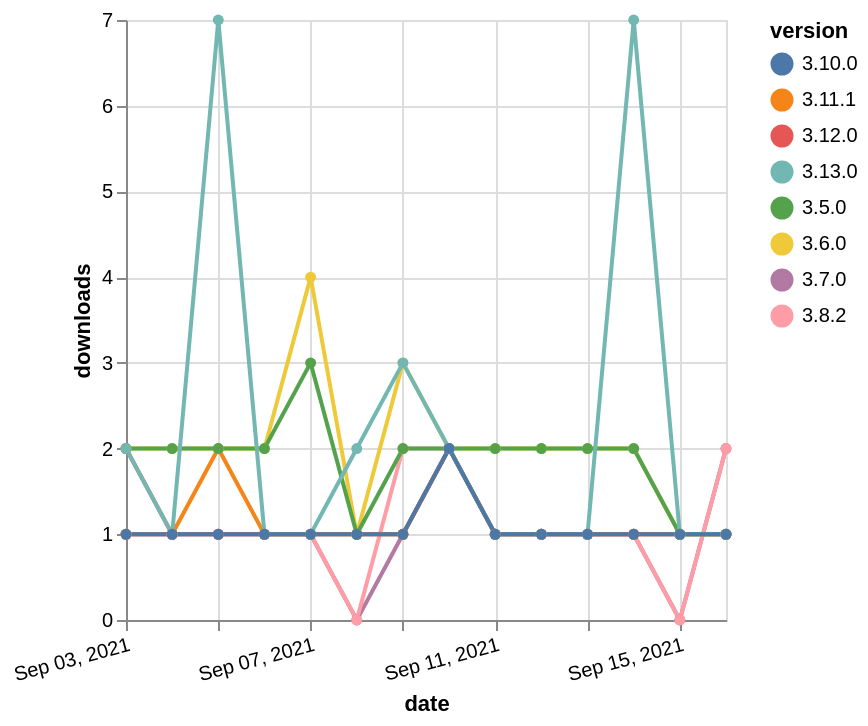

Vega-Lite specification for this chart:
### Vega-Lite specification from a JSON file in a GitHub repository (floating-point values rounded to 4 significant figures)
{"$schema": "https://vega.github.io/schema/vega-lite/v5.json", "description": "A simple bar chart with embedded data.", "data": {"values": [{"date": "2021-09-03", "total": 286, "delta": 1, "version": "3.7.0"}, {"date": "2021-09-04", "total": 287, "delta": 1, "version": "3.7.0"}, {"date": "2021-09-05", "total": 288, "delta": 1, "version": "3.7.0"}, {"date": "2021-09-06", "total": 289, "delta": 1, "version": "3.7.0"}, {"date": "2021-09-07", "total": 290, "delta": 1, "version": "3.7.0"}, {"date": "2021-09-08", "total": 290, "delta": 0, "version": "3.7.0"}, {"date": "2021-09-09", "total": 291, "delta": 1, "version": "3.7.0"}, {"date": "2021-09-10", "total": 293, "delta": 2, "version": "3.7.0"}, {"date": "2021-09-11", "total": 294, "delta": 1, "version": "3.7.0"}, {"date": "2021-09-12", "total": 295, "delta": 1, "version": "3.7.0"}, {"date": "2021-09-13", "total": 296, "delta": 1, "version": "3.7.0"}, {"date": "2021-09-14", "total": 297, "delta": 1, "version": "3.7.0"}, {"date": "2021-09-15", "total": 297, "delta": 0, "version": "3.7.0"}, {"date": "2021-09-16", "total": 299, "delta": 2, "version": "3.7.0"}, {"date": "2021-09-03", "total": 406, "delta": 1, "version": "3.8.2"}, {"date": "2021-09-04", "total": 407, "delta": 1, "version": "3.8.2"}, {"date": "2021-09-05", "total": 408, "delta": 1, "version": "3.8.2"}, {"date": "2021-09-06", "total": 409, "delta": 1, "version": "3.8.2"}, {"date": "2021-09-07", "total": 410, "delta": 1, "version": "3.8.2"}, {"date": "2021-09-08", "total": 410, "delta": 0, "version": "3.8.2"}, {"date": "2021-09-09", "total": 412, "delta": 2, "version": "3.8.2"}, {"date": "2021-09-10", "total": 414, "delta": 2, "version": "3.8.2"}, {"date": "2021-09-11", "total": 415, "delta": 1, "version": "3.8.2"}, {"date": "2021-09-12", "total": 416, "delta": 1, "version": "3.8.2"}, {"date": "2021-09-13", "total": 417, "delta": 1, "version": "3.8.2"}, {"date": "2021-09-14", "total": 418, "delta": 1, "version": "3.8.2"}, {"date": "2021-09-15", "total": 418, "delta": 0, "version": "3.8.2"}, {"date": "2021-09-16", "total": 420, "delta": 2, "version": "3.8.2"}, {"date": "2021-09-03", "total": 224, "delta": 2, "version": "3.12.0"}, {"date": "2021-09-04", "total": 225, "delta": 1, "version": "3.12.0"}, {"date": "2021-09-05", "total": 226, "delta": 1, "version": "3.12.0"}, {"date": "2021-09-06", "total": 227, "delta": 1, "version": "3.12.0"}, {"date": "2021-09-07", "total": 228, "delta": 1, "version": "3.12.0"}, {"date": "2021-09-08", "total": 229, "delta": 1, "version": "3.12.0"}, {"date": "2021-09-09", "total": 230, "delta": 1, "version": "3.12.0"}, {"date": "2021-09-10", "total": 232, "delta": 2, "version": "3.12.0"}, {"date": "2021-09-11", "total": 233, "delta": 1, "version": "3.12.0"}, {"date": "2021-09-12", "total": 234, "delta": 1, "version": "3.12.0"}, {"date": "2021-09-13", "total": 235, "delta": 1, "version": "3.12.0"}, {"date": "2021-09-14", "total": 236, "delta": 1, "version": "3.12.0"}, {"date": "2021-09-15", "total": 237, "delta": 1, "version": "3.12.0"}, {"date": "2021-09-16", "total": 238, "delta": 1, "version": "3.12.0"}, {"date": "2021-09-03", "total": 169, "delta": 1, "version": "3.11.1"}, {"date": "2021-09-04", "total": 170, "delta": 1, "version": "3.11.1"}, {"date": "2021-09-05", "total": 172, "delta": 2, "version": "3.11.1"}, {"date": "2021-09-06", "total": 173, "delta": 1, "version": "3.11.1"}, {"date": "2021-09-07", "total": 174, "delta": 1, "version": "3.11.1"}, {"date": "2021-09-08", "total": 175, "delta": 1, "version": "3.11.1"}, {"date": "2021-09-09", "total": 176, "delta": 1, "version": "3.11.1"}, {"date": "2021-09-10", "total": 178, "delta": 2, "version": "3.11.1"}, {"date": "2021-09-11", "total": 179, "delta": 1, "version": "3.11.1"}, {"date": "2021-09-12", "total": 180, "delta": 1, "version": "3.11.1"}, {"date": "2021-09-13", "total": 181, "delta": 1, "version": "3.11.1"}, {"date": "2021-09-14", "total": 182, "delta": 1, "version": "3.11.1"}, {"date": "2021-09-15", "total": 183, "delta": 1, "version": "3.11.1"}, {"date": "2021-09-16", "total": 184, "delta": 1, "version": "3.11.1"}, {"date": "2021-09-03", "total": 2441, "delta": 2, "version": "3.6.0"}, {"date": "2021-09-04", "total": 2443, "delta": 2, "version": "3.6.0"}, {"date": "2021-09-05", "total": 2445, "delta": 2, "version": "3.6.0"}, {"date": "2021-09-06", "total": 2447, "delta": 2, "version": "3.6.0"}, {"date": "2021-09-07", "total": 2451, "delta": 4, "version": "3.6.0"}, {"date": "2021-09-08", "total": 2452, "delta": 1, "version": "3.6.0"}, {"date": "2021-09-09", "total": 2455, "delta": 3, "version": "3.6.0"}, {"date": "2021-09-10", "total": 2457, "delta": 2, "version": "3.6.0"}, {"date": "2021-09-11", "total": 2459, "delta": 2, "version": "3.6.0"}, {"date": "2021-09-12", "total": 2461, "delta": 2, "version": "3.6.0"}, {"date": "2021-09-13", "total": 2463, "delta": 2, "version": "3.6.0"}, {"date": "2021-09-14", "total": 2465, "delta": 2, "version": "3.6.0"}, {"date": "2021-09-15", "total": 2466, "delta": 1, "version": "3.6.0"}, {"date": "2021-09-16", "total": 2467, "delta": 1, "version": "3.6.0"}, {"date": "2021-09-03", "total": 2294, "delta": 2, "version": "3.5.0"}, {"date": "2021-09-04", "total": 2296, "delta": 2, "version": "3.5.0"}, {"date": "2021-09-05", "total": 2298, "delta": 2, "version": "3.5.0"}, {"date": "2021-09-06", "total": 2300, "delta": 2, "version": "3.5.0"}, {"date": "2021-09-07", "total": 2303, "delta": 3, "version": "3.5.0"}, {"date": "2021-09-08", "total": 2304, "delta": 1, "version": "3.5.0"}, {"date": "2021-09-09", "total": 2306, "delta": 2, "version": "3.5.0"}, {"date": "2021-09-10", "total": 2308, "delta": 2, "version": "3.5.0"}, {"date": "2021-09-11", "total": 2310, "delta": 2, "version": "3.5.0"}, {"date": "2021-09-12", "total": 2312, "delta": 2, "version": "3.5.0"}, {"date": "2021-09-13", "total": 2314, "delta": 2, "version": "3.5.0"}, {"date": "2021-09-14", "total": 2316, "delta": 2, "version": "3.5.0"}, {"date": "2021-09-15", "total": 2317, "delta": 1, "version": "3.5.0"}, {"date": "2021-09-16", "total": 2318, "delta": 1, "version": "3.5.0"}, {"date": "2021-09-03", "total": 143, "delta": 2, "version": "3.13.0"}, {"date": "2021-09-04", "total": 144, "delta": 1, "version": "3.13.0"}, {"date": "2021-09-05", "total": 151, "delta": 7, "version": "3.13.0"}, {"date": "2021-09-06", "total": 152, "delta": 1, "version": "3.13.0"}, {"date": "2021-09-07", "total": 153, "delta": 1, "version": "3.13.0"}, {"date": "2021-09-08", "total": 155, "delta": 2, "version": "3.13.0"}, {"date": "2021-09-09", "total": 158, "delta": 3, "version": "3.13.0"}, {"date": "2021-09-10", "total": 160, "delta": 2, "version": "3.13.0"}, {"date": "2021-09-11", "total": 161, "delta": 1, "version": "3.13.0"}, {"date": "2021-09-12", "total": 162, "delta": 1, "version": "3.13.0"}, {"date": "2021-09-13", "total": 163, "delta": 1, "version": "3.13.0"}, {"date": "2021-09-14", "total": 170, "delta": 7, "version": "3.13.0"}, {"date": "2021-09-15", "total": 171, "delta": 1, "version": "3.13.0"}, {"date": "2021-09-16", "total": 172, "delta": 1, "version": "3.13.0"}, {"date": "2021-09-03", "total": 216, "delta": 1, "version": "3.10.0"}, {"date": "2021-09-04", "total": 217, "delta": 1, "version": "3.10.0"}, {"date": "2021-09-05", "total": 218, "delta": 1, "version": "3.10.0"}, {"date": "2021-09-06", "total": 219, "delta": 1, "version": "3.10.0"}, {"date": "2021-09-07", "total": 220, "delta": 1, "version": "3.10.0"}, {"date": "2021-09-08", "total": 221, "delta": 1, "version": "3.10.0"}, {"date": "2021-09-09", "total": 222, "delta": 1, "version": "3.10.0"}, {"date": "2021-09-10", "total": 224, "delta": 2, "version": "3.10.0"}, {"date": "2021-09-11", "total": 225, "delta": 1, "version": "3.10.0"}, {"date": "2021-09-12", "total": 226, "delta": 1, "version": "3.10.0"}, {"date": "2021-09-13", "total": 227, "delta": 1, "version": "3.10.0"}, {"date": "2021-09-14", "total": 228, "delta": 1, "version": "3.10.0"}, {"date": "2021-09-15", "total": 229, "delta": 1, "version": "3.10.0"}, {"date": "2021-09-16", "total": 230, "delta": 1, "version": "3.10.0"}]}, "width": "container", "mark": {"type": "line", "point": {"filled": true}}, "encoding": {"x": {"field": "date", "type": "temporal", "timeUnit": "yearmonthdate", "title": "date", "axis": {"labelAngle": -15}}, "y": {"field": "delta", "type": "quantitative", "title": "downloads"}, "color": {"field": "version", "type": "nominal"}, "tooltip": {"field": "delta"}}}
